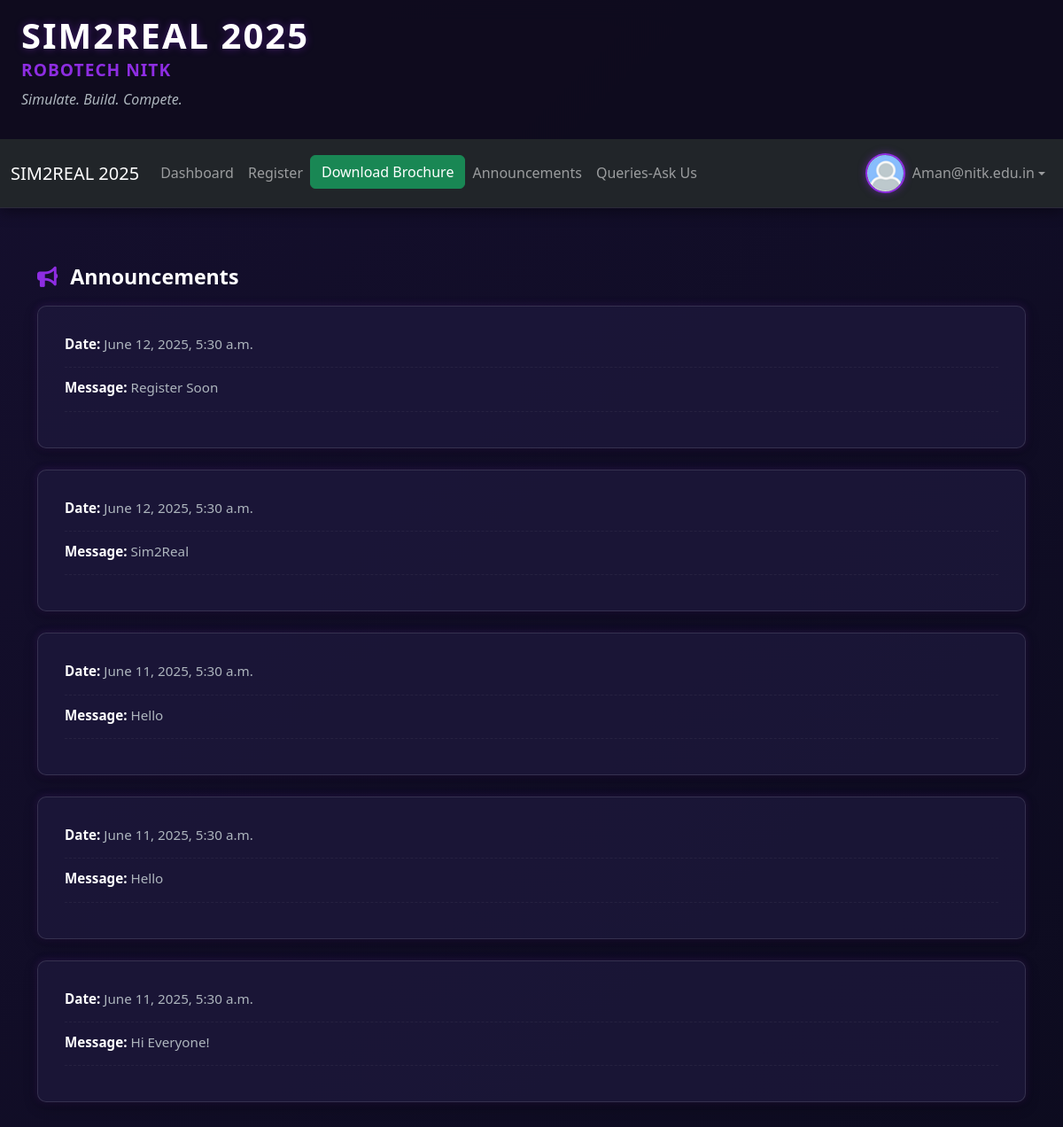
Page /user/announcements/ (signed in) on the committed database.
### staff_home/models.py (models this page shows, shortened)
class Announcments(models.Model):
    message = models.TextField()
    created_at = models.DateTimeField(auto_now_add=True)  # more precise
    valid_till = models.DateField()
    created_by = models.ForeignKey(User, on_delete=models.CASCADE)
    schedule_for_later = models.DateField(help_text="Schedule time", null=True, blank=True)
    manual_visibility = models.BooleanField(null=True, blank=True, help_text="Set visibility manually")
    manual_validity = models.BooleanField(null=True, blank=True, help_text="Set validity manually")
    CATEGORY_CHOICES = [
        ('GENERAL', 'General'),
        ('REGISTERED', 'Registered'),
        ('NOT_REGISTERED', 'Not Registered'),
    ]
    category = models.CharField(max_length=20, choices=CATEGORY_CHOICES)

### home/views.py (the view)
# urls.py: path('announcements/',announce_view,name='announcements'),
@login_required
@user_view
def announce_view(request):
    announcments = Announcments.objects.order_by('-created_at')
    team = request.user.team.first()  # Gets the team user is a member of
    registered = team.is_registered() if team else False
    if registered:
        announcments = Announcments.objects.filter(category='REGISTERED').order_by('-created_at')|Announcments.objects.filter(category='GENERAL').order_by('-created_at')
        return render(request,'home/announcements.html',{'Announcments':announcments})
    if not registered:
        announcments = Announcments.objects.filter(category='NOT_REGISTERED').order_by('-created_at')|Announcments.objects.filter(category='GENERAL').order_by('-created_at')
        return render(request,'home/announcements.html',{'Announcments':announcments})
    return redirect('home')

### team_profile/models.py (called while the page is built)
    def is_registered(self):
        return self.is_paid and self.is_verified

### home/templates/home/announcements.html (shortened to what this page needs)
{% extends "home/index.html" %}
{% block content %}
  {% if Announcments %}
  <h5 class="card-title"><i class="fas fa-bullhorn me-2"></i> Announcements</h5>
  {% for announcement in Announcments %}
  <div class="card announcements-card mb-4">
        <div class="card-body">
            <ul class="list-unstyled">
                <li><p class="mb-1"><strong>Date:</strong>       {{announcement.created_at}}</p></li>
                <li><p class="mb-1"><strong>Message:</strong>        {{announcement.message}}</p></li>
            </ul>
        </div>
      </div>
        {% endfor %}
  {% else %}
    <p>No announcements found.</p>
  {% endif %}
{% endblock %}

### home/templates/home/index.html (shortened to what this page needs)
{% load static %}
<!DOCTYPE html>
<html lang="en">
<head>
  <link href="https://cdn.jsdelivr.net/npm/bootstrap@5.3.0/dist/css/bootstrap.min.css" rel="stylesheet">
  <link rel="stylesheet" href="https://cdnjs.cloudflare.com/ajax/libs/font-awesome/6.0.0-beta3/css/all.min.css">
  <link rel="stylesheet" href="{%static "home/style.css" %}">
</head>
<body>
<div class="top-panel">
<header class="d-flex justify-content-between align-items-center px-4 py-3">
  <div class="site-branding">
    <h1 class="mb-0">SIM2REAL 2025</h1>
    <p class="mb-0"><strong>ROBOTECH NITK</strong></p>
    <p class="tagline">Simulate. Build. Compete.</p>
  </div>
</header>
<nav class="navbar navbar-expand-md navbar-dark bg-dark sticky-top">
  <div class="container-fluid">
    <a class="navbar-brand" href="#">SIM2REAL 2025</a>
    <div class="collapse navbar-collapse" id="dashboardNav">
      <ul class="navbar-nav me-auto mb-2 mb-md-0">
        <li class="nav-item"><a class="nav-link" href="{% url 'home' %}">Dashboard</a></li>
        {% if not registered %}
        <li class="nav-item"><a class="nav-link" href="{% url 'manage_requests' %}">Register</a></li>
        <li class="nav-item"><a class="btn btn-success" href="{% url 'download_brochure' %}">Download Brochure</a></li>
        {% endif %}
        <li class="nav-item"><a class="nav-link" href="{% url 'announcements' %}">Announcements</a></li>
        <li class="nav-item"><a class="nav-link" href="{% url 'user_query' %}">Queries-Ask Us</a></li>
      </ul>
      {% if user.is_authenticated %}
      <ul class="navbar-nav ms-auto">
        <li class="nav-item dropdown">
          <a class="nav-link dropdown-toggle d-flex align-items-center" href="#" id="dropdownUser1"
             role="button" data-bs-toggle="dropdown" aria-expanded="false">
            <img src="{% static 'assets/default.png' %}" alt="Profile" class="profile-img rounded-circle me-2">
            {{ user.username }}
          </a>
        </li>
      </ul>
      {% endif %}
    </div>
  </div>
</nav>
</div>
<div class="container main-content-area mt-4">
  {% block content %}{% endblock %}
</div>
</body>
</html>

### home/static/home/style.css (style rules this page uses)
:root { --primary-blue: #007bff; --accent-purple: #6a1a9a; --light-purple: #8e2de2; --dark-bg-color-1: #0a0a1a; --dark-bg-color-2: #150f2e; --panel-bg: rgba(15, 12, 30, 0.95); --card-bg: rgba(25, 20, 45, 0.9); --border-color: rgba(255, 255, 255, 0.12); --text-color: #e9ecef; --text-light: #adb5bd; --glow-color: #8e2de2; --dropdown-bg: rgba(20, 18, 38, 0.98); --dropdown-item-hover: rgba(138, 43, 226, 0.2); }
body { font-family: 'Segoe UI', Arial, sans-serif; margin: 0; padding: 0; line-height: 1.6; background: linear-gradient(-45deg, var(--dark-bg-color-1), var(--dark-bg-color-2), var(--dark-bg-color-1), var(--dark-bg-color-2)); background-size: 400% 400%; animation: gradientAnimation 20s ease infinite; color: var(--text-color); min-height: 100vh; display: flex; flex-direction: column; overflow-x: hidden; }
.top-panel { background: var(--panel-bg); backdrop-filter: blur(12px); -webkit-backdrop-filter: blur(12px); border-bottom: 1px solid var(--border-color); box-shadow: 0 4px 15px rgba(0,0,0,0.4); position: sticky; top: 0; z-index: 1000; }
header { padding: 20px 40px; display: flex; justify-content: space-between; align-items: center; color: white; }
.site-branding h1 { font-size: 2.5rem; font-weight: 800; color: white; margin-bottom: 5px; letter-spacing: 2px; text-shadow: 0 0 10px rgba(138, 43, 226, 0.4); }
.site-branding strong { font-size: 1.2rem; color: var(--light-purple); letter-spacing: 1px; display: block; margin-bottom: 3px; }
.site-branding .tagline { font-size: 1rem; color: var(--text-light); margin-top: 5px; font-style: italic; }
.profile-img { width: 45px; height: 45px; border-radius: 50%; object-fit: cover; margin-right: 12px; border: 2px solid var(--light-purple); box-shadow: 0 0 8px rgba(138, 43, 226, 0.5); transition: all 0.3s ease; }
.main-content-area { padding-top: 40px; padding-bottom: 60px; flex-grow: 1; }
.card { background: rgba(30, 25, 60, 0.75); border: 1px solid rgba(255, 255, 255, 0.12); border-radius: 10px; box-shadow: 0 5px 15px rgba(0,0,0,0.3), 0 0 10px rgba(138, 43, 226, 0.18); transition: transform 0.3s ease, box-shadow 0.3s ease; height: 100%; }
.card-body { padding: 30px; color: var(--text-light); }
.card-title { color: white; font-size: 1.45rem; margin-bottom: 18px; font-weight: 600; }
.card-title i { color: var(--light-purple); margin-right: 12px; }
.announcements-card .card-body ul { margin-bottom: 0; }
.announcements-card .card-body ul li { margin-bottom: 10px; padding-bottom: 10px; border-bottom: 1px dashed rgba(255,255,255,0.05); }
.announcements-card .card-body ul li p { font-size: 0.95rem; line-height: 1.6; color: var(--text-light); }
.announcements-card .card-body ul li strong { color: white; }

### rows in the picture
Announcments: created_at "June 12, 2025, 5:30 a.m.", message "Register Soon"
Announcments: created_at "June 12, 2025, 5:30 a.m.", message "Sim2Real"
Announcments: created_at "June 11, 2025, 5:30 a.m.", message "Hello"
Announcments: created_at "June 11, 2025, 5:30 a.m.", message "Hello"
Announcments: created_at "June 11, 2025, 5:30 a.m.", message "Hi Everyone!"

### other values in the picture
{{ user.username }} "Aman@nitk.edu.in"
